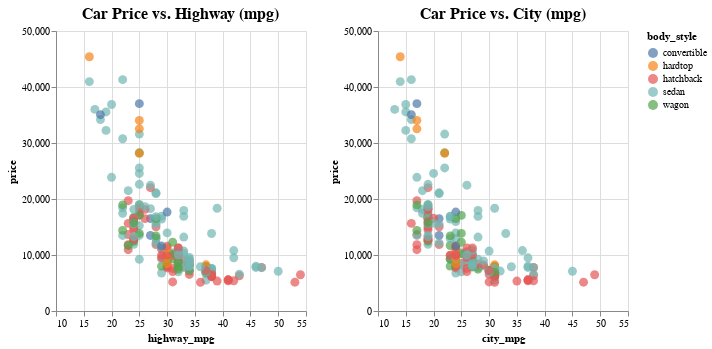

Notebook code for this chart:
### Markdown cell above
Select points in any scatter plot, and the other will update accordingly.

### Code cell
highway | city

### Figure 1 — Vega-Lite specification as saved in the notebook (floating-point values rounded to 4 significant figures; data arrays with more than 128 entries replaced by an {"elided": "..."} marker saying what was removed)
{"config": {"view": {"continuousWidth": 400, "continuousHeight": 300}}, "hconcat": [{"mark": {"type": "circle", "size": 80}, "encoding": {"color": {"condition": {"field": "body_style", "type": "nominal", "selection": "selector004"}, "value": "gray"}, "x": {"field": "highway_mpg", "scale": {"domain": [10, 55]}, "type": "quantitative"}, "y": {"field": "price", "type": "quantitative"}}, "height": 280, "selection": {"selector004": {"type": "interval"}}, "title": {"text": "Car Price vs. Highway (mpg)", "fontSize": 16}, "width": 250}, {"mark": {"type": "circle", "size": 80}, "encoding": {"color": {"condition": {"field": "body_style", "type": "nominal", "selection": "selector004"}, "value": "gray"}, "x": {"field": "city_mpg", "scale": {"domain": [10, 55]}, "type": "quantitative"}, "y": {"field": "price", "type": "quantitative"}}, "height": 280, "selection": {"selector004": {"type": "interval"}}, "title": {"text": "Car Price vs. City (mpg)", "fontSize": 16}, "width": 250}], "data": {"name": "data-387f081f80cceeb89d7db8f93752da3d"}, "$schema": "https://vega.github.io/schema/vega-lite/v4.17.0.json", "datasets": {"data-387f081f80cceeb89d7db8f93752da3d": {"elided": "205 records"}}}
